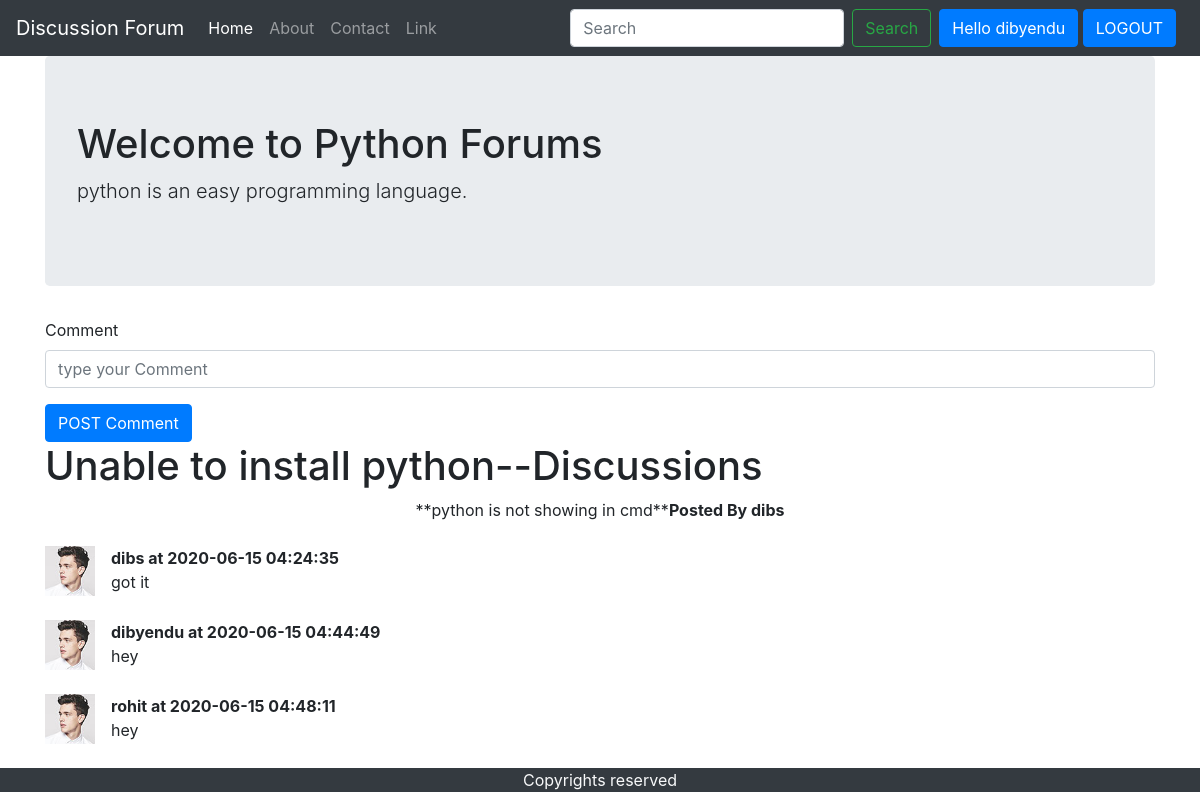
Screenshot of /thread.php?threadid=1 (signed in) with the database file from the repository.
### tables this page shows
CREATE TABLE `category` (
  `id` int(8) NOT NULL,
  `name` varchar(255) NOT NULL,
  `description` varchar(255) NOT NULL,
  `created` datetime DEFAULT current_timestamp()
);

CREATE TABLE `threads` (
  `id` int(7) NOT NULL,
  `title` varchar(255) NOT NULL,
  `description` text NOT NULL,
  `thread_cat_id` int(7) NOT NULL,
  `thread_user_id` int(7) NOT NULL,
  `created` datetime NOT NULL DEFAULT current_timestamp()
);

CREATE TABLE `users` (
  `user_id` int(11) NOT NULL,
  `user_name` varchar(255) NOT NULL,
  `user_email` varchar(50) NOT NULL,
  `user_pass` varchar(50) NOT NULL,
  `user_time` datetime NOT NULL DEFAULT current_timestamp()
);

CREATE TABLE `comments` (
  `comment_id` int(8) NOT NULL,
  `comment_content` text NOT NULL,
  `thread_id` int(8) NOT NULL,
  `comment_by` int(11) NOT NULL,
  `comment_time` datetime NOT NULL DEFAULT current_timestamp()
);

### thread.php (the view, shortened to what this page needs)
<?php include('partials/header.php');
include('partials/dbconnect.php');
$id=$_GET['threadid'];
$sql="SELECT * FROM `threads` WHERE `id`=$id";
$res=mysqli_query($conn,$sql);
while($row = mysqli_fetch_assoc($res))
    {   $catid=$row['thread_cat_id'];
        $title=$row['title'];
        $desc=$row['description'];
        $thread_user_id=$row['thread_user_id'];
        $sql2="SELECT * FROM `users` WHERE `user_id`='$thread_user_id'";
        $res2=mysqli_query($conn,$sql2);
        $row2=mysqli_fetch_assoc($res2);
        $username=$row2['user_name'];
    }
    $sql="SELECT * FROM `category` WHERE `id`=$catid";
    $res=mysqli_query($conn,$sql);
    while($row = mysqli_fetch_assoc($res))
        {   $name=$row['name'];
            $catdesc=$row['description'];
        }
?>
<div class="container">
    <div class="jumbotron">
        <h1>Welcome to <?php echo $name; ?> Forums</h1>
        <p class="lead"><?php echo $catdesc; ?>.</p>
    </div>
</div>
<?php
if (isset($_SESSION['loggedin']) && $_SESSION['loggedin']==true)
{
echo '<div class="container">
        <form action="'.$_SERVER["REQUEST_URI"].'" method="post">
            <div class="form-group">
                <label for="comm">Comment</label>
                <input type="text" class="form-control" id="comm" name="comm" placeholder="type your Comment">
                <input type="hidden" name="user_id" value="'.$_SESSION['id'].'">
            </div>
            <button type="submit" class="btn btn-primary">POST Comment</button>
        </form>
    </div>';
}
else{
    echo "<h3 class='container text-center'>Log in to Comment</h3>";
}
?>
<div class="container">
    <h1><?php echo $title; ?>--Discussions</h1>
    <p class="text-center">**<?php echo $desc; ?>**<B>Posted By <?php echo $username ?> </B></p>
    <?php
    $id=$_GET['threadid'];
    $sql="SELECT * FROM `comments` WHERE `thread_id`=$id";
    $res=mysqli_query($conn,$sql);
    while($row = mysqli_fetch_assoc($res))
        {   $noresult=false;
            $content=$row['comment_content'];
            $time=$row['comment_time'];
            $thread_user_id=$row['comment_by'];
            $sql2="SELECT * FROM `users` WHERE `user_id`='$thread_user_id'";
            $res2=mysqli_query($conn,$sql2);
            $row2=mysqli_fetch_assoc($res2);
            $username=$row2['user_name'];
            echo '<div class="media my-4">
                    <img width="50px" src="images/comment_2.jpg" alt="..." class="mr-3">
                    <div class="media-body">
                    <p class="font-weight-bold my-0">'.$username.' at '.$time.'</p>
                        '.$content.'
                    </div>
                </div>';
        }
        ?>
</div>
<?php include('partials/footer.php') ?>

### rows the page displays
category: name "Python", description "python is an easy programming language"
threads: title "Unable to install python", description "python is not showing in cmd"
users: user_name "dibs"
comments: users.user_name "dibs", comment_time "2020-06-15 04:24:35", comment_content "got it"
comments: users.user_name "dibyendu", comment_time "2020-06-15 04:44:49", comment_content "hey"
comments: users.user_name "rohit", comment_time "2020-06-15 04:48:11", comment_content "hey"

### other values shown
$_SESSION['user_name'] "dibyendu"
